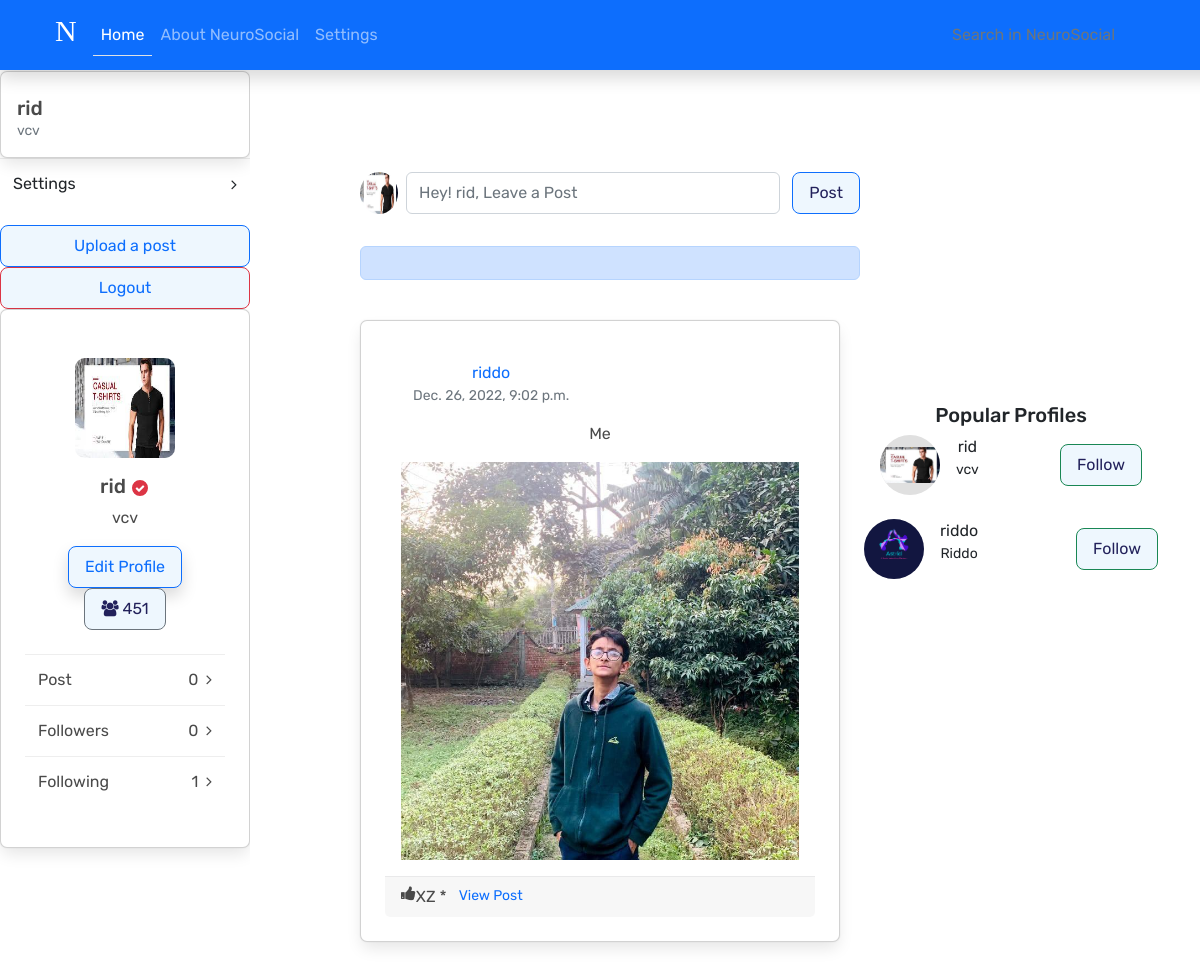
The app's page / (signed in) with its own data.
### rpsapp/models.py (models this page shows, shortened)
class Profile(models.Model):
    p_id = models.IntegerField(null=True)
    username = models.OneToOneField(User, on_delete=models.CASCADE)
    bio = models.CharField(max_length=300, null=True)
    avatar = models.ImageField(upload_to='media/images', blank=True)
    cover = models.ImageField(upload_to='media/images', blank=True)
    followers = models.ManyToManyField(User, related_name='followers', blank=True)
    following = models.ManyToManyField(User, related_name='following', blank=True)

class Post(models.Model):
    id = models.UUIDField( primary_key = True,
         default = uuid.uuid4,
         editable = False)
    username = models.CharField(default='Anonymous User', max_length=50)
    caption = models.CharField(max_length=3000)
    date = models.DateTimeField(default=datetime.now, blank=True)
    image = models.ImageField(default='4c50870fef410d14ff495ea1f532565a.jpg',upload_to='post/photo', null=True)
    no_of_likes = models.IntegerField(null=True)

### rpsapp/views.py (the view)
# urls.py: path('', views.feed, name='feed'),
@login_required(login_url='login')
def feed(request):
    pron = ""
    post = Post.objects.all()
    prof = Profile.objects.all()
    for p in post:
        sss = User.objects.get(username=p.username)
        pron = Profile.objects.get(username=sss)
    pro = User.objects.get(username=request.user.username)
    profile = Profile.objects.get(username=pro)
    user_post = Post.objects.filter(username=request.user.username)
    lenus = len(user_post)
    user = request.user.username
    fol = request.user.username
    follower = len(FollowersCount.objects.filter(user=user))
    following = (len(FollowersCount.objects.filter(follower=user)))
    context = {'post': post,
                'profile':profile,
                'postlen': lenus,
                'prof': prof,
                "follower": follower,
                "following": following
     }
    return render(request, "feed.html", context)

### templates/feed.html (shortened to what this page needs)
{% extends "base.html" %}
{% block body %}
{% include "nav.html" %}
<div class="container text-center">
    <div class="row">
        <div class="col align-self-center 1">
            <div class="sidenav">
                <div class="list-group">
                  <div>
                    <ul class="list-unstyled list">
                        <li>
                            <span class="font-weight-bold">Post</span>
                            <div>
                                <span class="mr-1">5</span>
                            </div>
                        </li>
                            <div class="card p-3" onclick="window.location.href='/profile/{{user.username}}'">
                              <div class="media">
                                  <div class="media-body" >
                                    <h5 class="mt-2 mb-0">{{user.username}}</h5>
                                   <div class="d-flex flex-row justify-content-between align-text-center">
                                      <small class="text-muted">{{profile.bio}}</small>
                                    </div>
                                  </div>
                              </div>
                            </div>
                        <li>
                            <span class="font-weight-bold" onclick="window.location.href='/profile_edit'">Settings</span>
                            <div>
                                <i class="fa fa-angle-right"></i>
                            </div>
                        </li>
                    </ul>
                 </div>
                    <button type="button" class="btn btn-outline-primary">
                        <a href="/post" class="href">
                            Upload a post
                        </a>
                      </button>
                      <button type="button" class="btn btn-outline-danger">
                        <a href="/logout" class="href">
                            Logout
                        </a>
                      </button>
                  </div>
                  <div class="card text-center">
                    <div class="py-4 p-2">
                        <div>
                          {% if profile.avatar %}
                        <img src="{{profile.avatar.url}}" class="rounded1" width="100">
                        {% endif %}
                    </div>
                    <div class="mt-3 d-flex flex-row justify-content-center" onclick="window.location.href='/profile/{{user.username}}'">
                        <h5>{{profile.username}}</h5>
                        <span class="dots"><i class="fa fa-check"></i></span>
                    </div>
                    <span>{{profile.bio}}</span>
                    <div class="mt-3">
                        <button class="btn btn-primary shadow">
                          <a href='/profile_edit'>
                          Edit Profile
                          </a>
                        </button>
                        <button class="btn btn-outline-secondary"><i class="fa fa-users"></i> 451</button>
                    </div>
                    </div>
                    <div>
                        <ul class="list-unstyled list">
                            <li>
                                <span class="font-weight-bold">Post</span>
                                <div>
                                    <span class="mr-1">{{postlen}}</span>
                                    <i class="fa fa-angle-right"></i>
                                </div>
                            </li>
                            <li>
                                <span class="font-weight-bold">Followers</span>
                                <div>
                                    <span class="mr-1">{{follower}}</span>
                                    <i class="fa fa-angle-right"></i>
                                </div>
                              </li>
                                <li>
                                  <span class="font-weight-bold">Following</span>
                                  <div>
                                      <span class="mr-1">{{following}}</span>
                                      <i class="fa fa-angle-right"></i>
                                  </div>
                                </li>
                        </ul>
                     </div>
                </div>
              </div>
              <div class="main">
              </div>
        </div>
        <div class="col align-self-center 2">
            <div class="card2 d-grid gap-2">
              <div class="card3">
            </div>
            <div onclick="window.location.href='/post';"class="d-flex flex-row add-comment-section mt-4 mb-4">{% if profile.avatar%}<img class="img-fluid img-responsive rounded-circle mr-2" src="{{profile.avatar.url}}" width="38">{% endif %}<input type="text" class="form-control mr-3" placeholder="Hey! {{user.username}}, Leave a Post"><button class="btn btn-primary" type="button">Post</button></div>
            <div class="alert alert-primary" role="alert">
            </div>
        {% for p in post reversed %}
        <div class="card mb-4" >
          <div class="card-body"  onclick="window.location.href='/shots/{{p.id}}';">
            <div class="media mb-3">
              <div class="media-body ml-3">
                <a href="/profile/{{p.username}}" class="media-body" value="{{p.username}}" name="poston" id="poston">
                  {{p.username}}
                </a>
                <div class="text-muted small">{{p.date}}</div>
              </div>
            </div>
            <p>
             {{p.caption|truncatewords:25}}
            </p>
            <a href="javascript:void(0)" class="ui-rect ui-bg-cover" style="background-image: url('/media/{{p.image}}');"></a>
          </div>
          <div class="card-footer">
            <i onclick="myFunction(this)" class="fa fa-thumbs-up"></i>
            XZ
            *
            <a href="javascript:void(0)" class="d-inline-block text-muted ml-3">
              <small class="align-middle">
                <a href="/shots/{{p.id}}">View Post</a>
              </small>
            </a>
          </div>
        </div>
    {% endfor %}
      </div>
    </div>
      <div class="col align-self-center 3">
        <div class="card6 p-3">
          <h5>Popular Profiles</h5>
          {% for pp in prof %}
          <div class="d-flex justify-content-between mt-2 align-items-center">
              <div class="d-flex flex-row">
                  <img src="/media/{{pp.avatar}}" class="profile-pic mr-3" width="40">
                  <div class="d-flex flex-column ml-1 about" onclick="window.location.href='/profile/{{pp.username}}';">
                      <span class="font-weight-bold">{{pp.username}}</span>
                      <small>{{pp.bio}}</small>
                  </div>
              </div>
              <button class="btn btn-outline-success btn-sm follow">Follow</button>
          </div>
        </div>
  {% endfor %}
              </div>
       </div>
{% endblock body %}

### templates/base.html (shortened to what this page needs)
<link rel="stylesheet" href="https://cdnjs.cloudflare.com/ajax/libs/font-awesome/4.7.0/css/font-awesome.min.css">
<link rel="stylesheet" href="https://cdn.jsdelivr.net/npm/bulma@0.9.4/css/bulma.min.css">
<link href="https://cdn.jsdelivr.net/npm/bootstrap@5.2.3/dist/css/bootstrap.min.css" rel="stylesheet">
</head>
<body></body>
{% block body %}{% endblock body %}
</body>

### templates/nav.html (shortened to what this page needs)
{% load static %}
<nav class="navbar navbar-expand-lg navbar-dark bg-primary shadow">
  <div class="container">
    <a class="navbar-brand" href="#">
       <h2 class="logo" onclick="window.location.href='/';">N</h2>
    </a>
    <div class="collapse navbar-collapse" id="navbarNavAltMarkup">
      <div class="navbar-nav me-auto">
        <a class="nav-link active border-bottom" aria-current="page" href="/">Home</a>
        <a class="nav-link" aria-current="page" href="/about">About NeuroSocial</a>
        <a class="nav-link" aria-current="page" href="/profile_edit">Settings</a>
      </div>
      <form class="d-flex" method="get" action="/search">
              <input type="text" name='search' id='search' class="form-control rounded-pill border-0 outiline-0 bg-transparent shadow-none py-1" placeholder="Search in NeuroSocial" aria-label="Search ..." >
          </div>
    </div>
</nav>

### templates/feed.html (style rules this page uses)
* { margin: 0; border: 0; padding: 0; outline: 0; font-family: 'Rubik', sans-serif; }
*, *:after, *:before { box-sizing: border-box; }
.card { width: 30rem; height: auto; background: #fff; border-radius: 7px; padding: 1.5rem; overflow: hidden; position: relative; text-decoration: none; }
.card2 { width: 30rem; text-decoration: none; }
.btn { font-size: 1rem; padding: .5rem 1rem; border-radius: .5rem; font-weight: 400; background: #EEF7FE; color: #22215B; cursor: pointer; }
.sidenav { height: 100%; width: 250px; position: fixed; z-index: 1; top: 0; left: 0; background-color: white; overflow-x: hidden; padding-top: 20px; text-decoration: none; }
.list-group { text-decoration: none; }
.ui-bg-cover { background-color: transparent; background-position: center center; background-size: cover; }
.ui-rect { padding-top: 50% !important; }
.ui-rect, .ui-rect-30, .ui-rect-60, .ui-rect-67, .ui-rect-75 { position: relative !important; display: block !important; padding-top: 100% !important; width: 100% !important; }
.d-flex, .d-inline-flex, .media, .media>:not(.media-body), .jumbotron, .card { -ms-flex-negative: 1; flex-shrink: 1; }
.card-footer, .card hr { border-color: rgba(24,28,33,0.06); }
a { text-decoration: none; }
.card3 { border-radius: 10px; width: 500px; padding: 20px; margin-top: 50px; margin-bottom: 50px; }
.profile-pic { width: 60px; height: 60px; border-radius: 50%; object-fit: contain; background-color: #E0E0E0; }
::placeholder { color: #BDBDBD; }
.dots { height: 20px; width: 20px; margin-top:4px; margin-left:4px; background-color:#dc3545; border-radius: 50%; border: 2px solid #fff; display:flex; align-items:center; justify-content:center; color:#fff; font-size:10px; }
.list li { display:flex; align-items:center; justify-content:space-between; padding:13px; border-top:1px solid #eee; cursor:pointer; }
.rounded1 { width: 100px; height: 100px; border: 1%; border-radius: 10%; }

### templates/nav.html (style rules this page uses)
.navbar { position: fixed; width: 1250px; }
.logo { font-family: roo; font-size: 30px; }

### records on screen
Profile: bio "vcv", avatar (picture), username "rid"
Post: username "riddo", date "Dec. 26, 2022, 9:02 p.m.", caption "Me", image (picture)
Profile: avatar (picture), username "riddo", bio "Riddo"

### other values on screen
{{ user.username }} "rid"
{{ postlen }} "0"
{{ follower }} "0"
{{ following }} "1"
